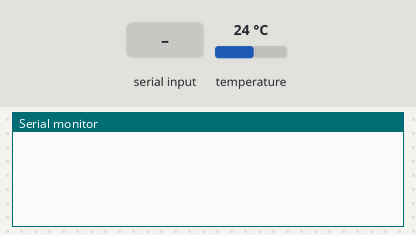
Simulated run of this sketch. Board: Arduino Uno, built with avr-gcc and run on an emulated ATmega328P. Parts: the last lines printed to the serial monitor. The inputs (shaded band) are chosen by the test bench; at power-on: temperature 24 °C.

Above: at 1.2 s.
1.3 s: "r" received over Serial
At 3.1 s:
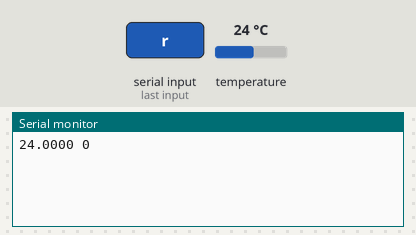
4.3 s: temperature set to 12 °C
At 4.8 s:
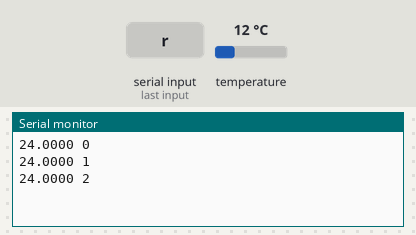
5.8 s: temperature set to 19 °C
At 7.1 s:
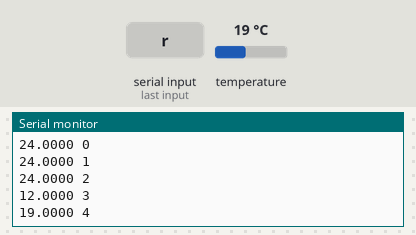
Timing chart, 0 to 8.8 s (numbered marks = the images above; inputs shaded):
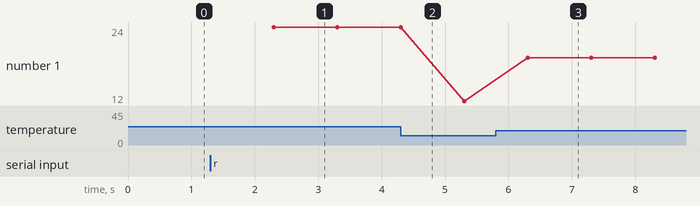

Measured:
- after the input at 1.3 s, the serial monitor: prints a new line after 1.0 s (image 1)
- after the input at 5.8 s, the serial monitor: prints a new line after 0.51 s (image 3)
- plotted number 1: 24 → 12 after the input at 4.3 s, 12 → 19 after the input at 5.8 s

The sketch:

DS18B20_Calibration.ino
```cpp
/******************************************/
#include <OneWire.h>     // подключаем библиотеку для управления устройствами по Протоколу 1-Wire, в нашем случае термодатчиками DS18B20
OneWire DS18B20(2);      // с помощью конст-ра библиотеки опр-ем условное название объекта OneWire и номер выв. к которому он подключен
                         // в данном случае объект OneWire называется так же как называется и сам датчик
#define POWER_MODE 0     // Определяем режим питания датчиков, 0 - внешнее, 1 – паразитное (#define задает имя и значение константе)
#define POWER_DS18B20 6  // Определяем вывод 6 платы для подачи питания на датчик и светодиод

#define TIME_OUT 750            // задаем время (мс) между командами 44h ("измерить температуру") и BEh ("читать температуру")
byte conf[3]={0x00,0x00,0x7F};  // третий элемент массива это байт для записи в регистр конфигурации для установки разрешения
                                // разрешение преобразования температуры может устанавливаться:
                                // 1F (9 бит;0.5°C;93.75мс), 3F (10 бит;0.25°C;187.5мс)
                                // 5F (11 бит;0.125°C;375мс),7F (12 бит;0,0625°C;750мс)
uint16_t i;
uint32_t ms1, ms2;              // переменные для хранения промежуточных значений пройденного времени
boolean go, count;              // логическая переменная
float temperature;              // переменная типа float для хранения значения измеренной температуры
byte data[9];                   // массив для размещения девяти байт после чтения памяти датчика 18B20

void setup() {
  Serial.begin(9600);                //инициализируем работу с монитором порта в Arduino IDE (инструменты/монитор порта)
  pinMode (POWER_DS18B20, OUTPUT);
  digitalWrite(POWER_DS18B20, HIGH);   // подаем питание на датчик через вывод POWER_DS18B20 для изменения регистра конфигурации
  DS18B20.reset();                     // инициализация датчика для работы с оперативной памятью
  DS18B20.write(0xCC, POWER_MODE);     // 0xCC - команда пропуск ROM
  DS18B20.write(0x4E, POWER_MODE);     // 0x4E - команда на запись байта конфигурации в оперативную память
  DS18B20.write_bytes(conf, 3);        // передаем данные из массива conf в оперативную память датчика
  DS18B20.reset();                     // инициализация датчика для работы с энергонезависимой памятью
  DS18B20.write(0xCC, POWER_MODE);     // 0xCC - команда пропуск ROM
  DS18B20.write(0x48, POWER_MODE);     // 0x48 - команда записи байта конфигурации из операт. памяти в энергонез.память
  digitalWrite(POWER_DS18B20, LOW);    // отключаем питание датчика
}
void loop() {
  if (Serial.read() == 'r') {          // символ "r" является командой на вкл. датчика и начало процесса измер-я темп-ры
    go = true;                         // устанавливаем флаг начала процесса измерения температуры
    digitalWrite(POWER_DS18B20, HIGH); // подаем питание на датчик
    ms2 = millis();                    // фиксируем начало периода вывода значений температуры в монитор порта
  }
  if (go == true) {
    if (count==0) {
      DS18B20.reset();                    // инициализация датчика для измерения температуры
      DS18B20.write(0xCC, POWER_MODE);    // 0xCC - команда пропуск ROM
      DS18B20.write(0x44, POWER_MODE);    // 0х44 - команда на выполнение преобразования температуры
      count=!count;                       // установим флаг, что выполняется процесс преобразования температуры
      ms1 = millis();                     // фиксируем начало периода обращения к датчику
    }
    if ((millis() - ms1) > TIME_OUT) {    // условие, выполняющееся если прошел период времени, превышающий TIME_OUT (мс)
      DS18B20.reset();                    // инициализация датчика для чтения памяти
      DS18B20.write(0xCC, POWER_MODE);    // команда пропуск ROM,
      DS18B20.write(0xBE, POWER_MODE);    // 0хBE - команда чтения памяти
      DS18B20.read_bytes(data, 9);        // читаем девять байт из памяти датчика побайтно и сохраняем в массив data
      int16_t raw = (data[1]<<8)|data[0]; // обработка байтов регистра измер-ой темп-ры (операция сдвига, операция ИЛИ)
      temperature = (float)raw / 16;      // преобразуем полученные данные в значение температуры в градусах Цельсия
      count=!count;                       // сбросим флаг процесса преобразования температуры
    }
    if (( millis() - ms2) > 1000) {       // условие выполняется каждую секунду и выводит знач. темп. в монитор порта,
      ms2 = millis();
      Serial.print(temperature,4);        // выводим температуру, после запятой оставляем 4 знака
      Serial.print(" ");
      Serial.println(i++);                // выводим счетчик секунд
    }
  }
}
```
